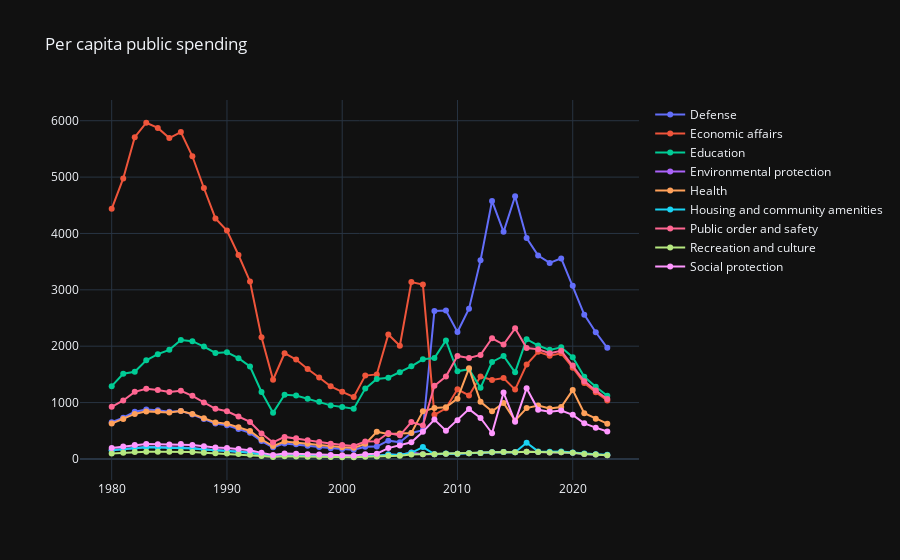

Notebook code for this chart:
### Code cell
fig = go.Figure()

for _, group in a.groupby('shortname'):
    data = group.merge(total_pop, how='inner', on='year', suffixes=('', '_pop')).merge(fx, how='inner', on='year')
    data['per_capita_local'] = data['value'] / data['value_pop']
    data['per_capita_usd'] = data['per_capita_local'] / data['local_currency_per_usd']

    name = data['shortname'].unique()[0]
    fig.add_trace(
        go.Scatter(
            x=data['year'],
            y=data['per_capita_local'],
            name=name,
            mode='lines+markers'
        )
    )

fig.update_layout(
    title='Per capita public spending'
)

fig.show()
